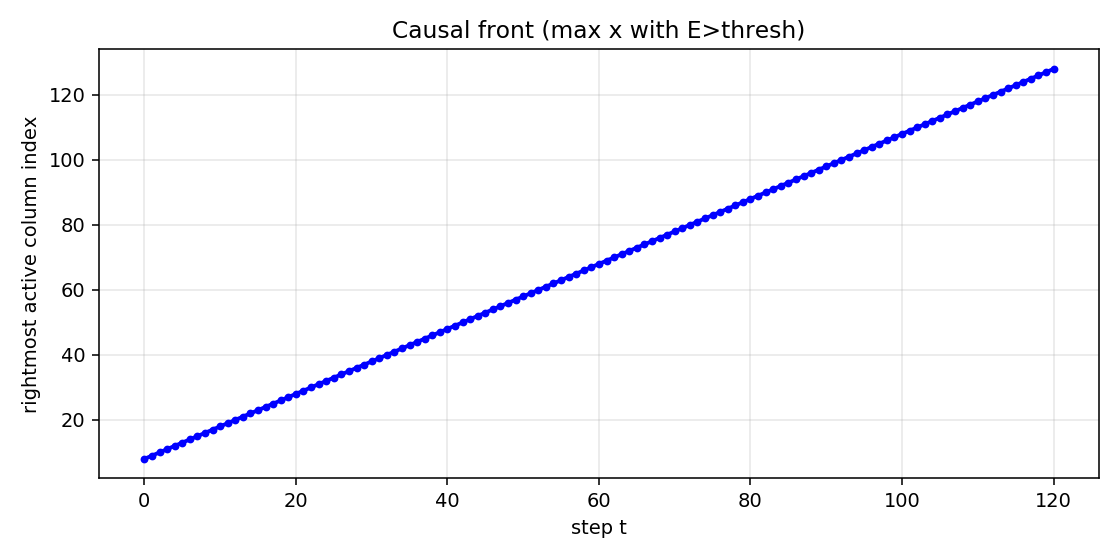

This figure's Python source:
"""
explore_causal_front.py
-----------------------
無障礙 2D 點源：右向「因果前」最遠到達列 x_max(step)。
用於把「局域最大推進」說成可測的量，而非口號。

运行: python explore_causal_front.py
输出: explore_causal_front.png
"""
import os
import sys

import numpy as np
import matplotlib.pyplot as plt

sys.path.insert(0, os.path.dirname(__file__))
from ce_engine_v2 import propagate_double_slit_n_steps

HEIGHT = 151
WIDTH = 320
A, S, B, LAM = 1.0, 0.12, 0.01, 0.97
SOURCE_X = 8
SOURCE_Y = HEIGHT // 2
STEPS = 120
THRESH = 1e-8

# 无边栏：全程可穿行
barrier = np.zeros((HEIGHT, WIDTH), dtype=np.bool_)

grid = np.zeros((HEIGHT, WIDTH))
grid[SOURCE_Y, SOURCE_X] = 1.0

front = []
total_e = []
for t in range(STEPS + 1):
    col_max = grid.max(axis=0)
    hit = np.where(col_max > THRESH)[0]
    x_right = int(hit.max()) if hit.size else SOURCE_X
    front.append(x_right)
    total_e.append(float(grid.sum()))
    if t < STEPS:
        grid = propagate_double_slit_n_steps(grid, barrier, A, S, B, LAM, 1)

front = np.array(front, dtype=np.float64)
vel = np.diff(front)
print("=" * 60)
print("无障碍点源：右边界最远激活列 x_right(t)")
print(f"dx/dt 中位数（格/步）≈ {np.median(vel):.4f}  (纯 +x 理论上限受 A 分配与对角项影响)")
print(f"首末 x_right: {front[0]:.0f} -> {front[-1]:.0f}  over {STEPS} steps")
print(f"sum(E) 初末: {total_e[0]:.6g} -> {total_e[-1]:.6g} (lam={LAM})")
print(
    "注意: 本引擎未全局归一，能量分裂到多格常使 sum(E) 猛增；"
    "本脚本只看因果前缘 x_right(t)，勿把 sum(E) 当概率守恒。"
)
print("=" * 60)

plt.figure(figsize=(8, 4))
plt.plot(front, "b.-", lw=2)
plt.xlabel("step t")
plt.ylabel("rightmost active column index")
plt.title("Causal front (max x with E>thresh)")
plt.grid(alpha=0.3)
plt.tight_layout()
out = os.path.join(os.path.dirname(__file__), "explore_causal_front.png")
plt.savefig(out, dpi=140)
print(f"Saved: {out}")

from experiment_dossier import emit_case_dossier

_v = np.diff(front)
emit_case_dossier(
    __file__,
    constants={
        "HEIGHT": HEIGHT,
        "WIDTH": WIDTH,
        "A": A,
        "S": S,
        "B": B,
        "LAM": LAM,
        "STEPS": STEPS,
        "THRESH": THRESH,
    },
    observed={
        "median_dx_dt_cells_per_step": float(np.median(_v)),
        "x_right_first": float(front[0]),
        "x_right_last": float(front[-1]),
    },
    artifacts=["explore_causal_front.png"],
)
